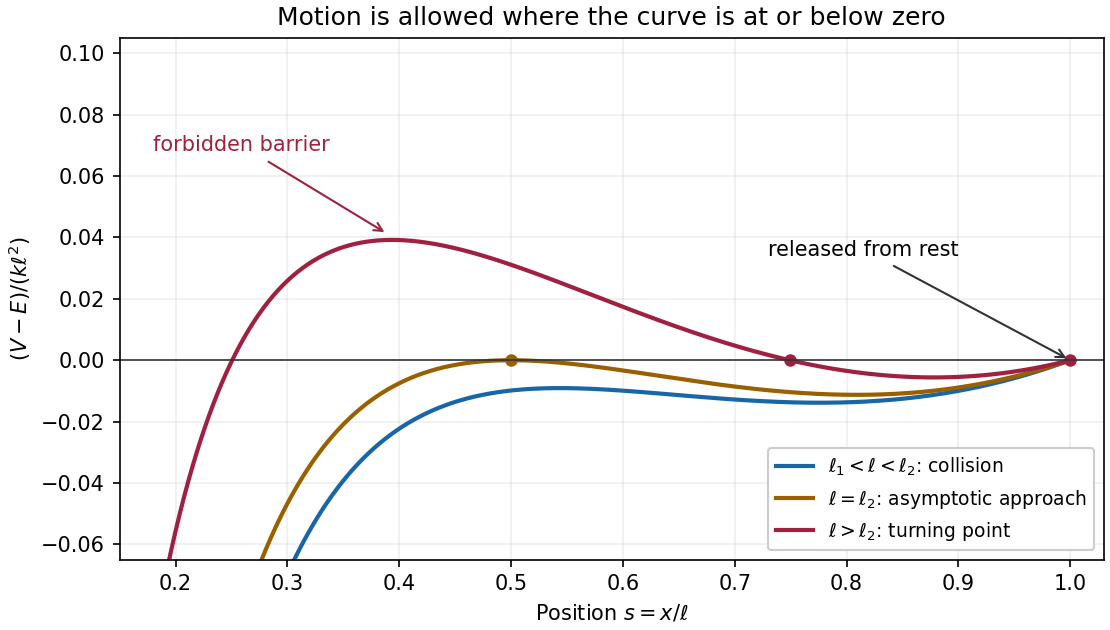

Recreate this plot in Python.
"""Plot the spring-charge energy barrier. Python 3.14; project pyproject.toml.

Run from the matching _media directory. Write only the PNG in the current directory.
"""
import matplotlib
matplotlib.use('Agg')
import matplotlib.pyplot as plt
import numpy as np


def main():
    s = np.linspace(0.15, 1, 900)
    fig, ax = plt.subplots(figsize=(7.4, 4.2), layout='constrained')
    fig.set_facecolor('white')
    for ell, color, label in [
        (1.95, '#1966a6', r'$\ell_1<\ell<\ell_2$: collision'),
        (2.00, '#9a6000', r'$\ell=\ell_2$: asymptotic approach'),
        (2.20, '#a02040', r'$\ell>\ell_2$: turning point'),
    ]:
        relative_potential = 0.5 * (1-s)**2 + (1-1/s)/ell**3
        ax.plot(s, relative_potential, color=color, lw=2, label=label)
    ell = 2.2
    turning = (1 + np.sqrt(1-8/ell**3))/2
    ax.plot([turning, 1], [0, 0], 'o', color='#a02040', ms=5)
    ax.plot(0.5, 0, 'o', color='#9a6000', ms=5)
    ax.axhline(0, color='#333333', lw=0.8)
    ax.annotate('released from rest', xy=(1, 0), xytext=(0.73, 0.034),
                arrowprops={'arrowstyle': '->', 'color': '#333333'}, fontsize=10)
    ax.annotate('forbidden barrier', xy=(0.39, 0.041), xytext=(0.18, 0.068),
                arrowprops={'arrowstyle': '->', 'color': '#a02040'}, fontsize=10,
                color='#a02040')
    ax.set(xlim=(0.15, 1.03), ylim=(-0.065, 0.105),
           xlabel=r'Position $s=x/\ell$', ylabel=r'$(V-E)/(k\ell^2)$',
           title='Motion is allowed where the curve is at or below zero')
    ax.grid(alpha=0.2)
    ax.legend(loc='lower right', fontsize=9, framealpha=1)
    fig.savefig('mathematics-iv-q4-collision-threshold.png', dpi=150,
                facecolor='white', transparent=False)
    plt.close(fig)


if __name__ == '__main__':
    main()
